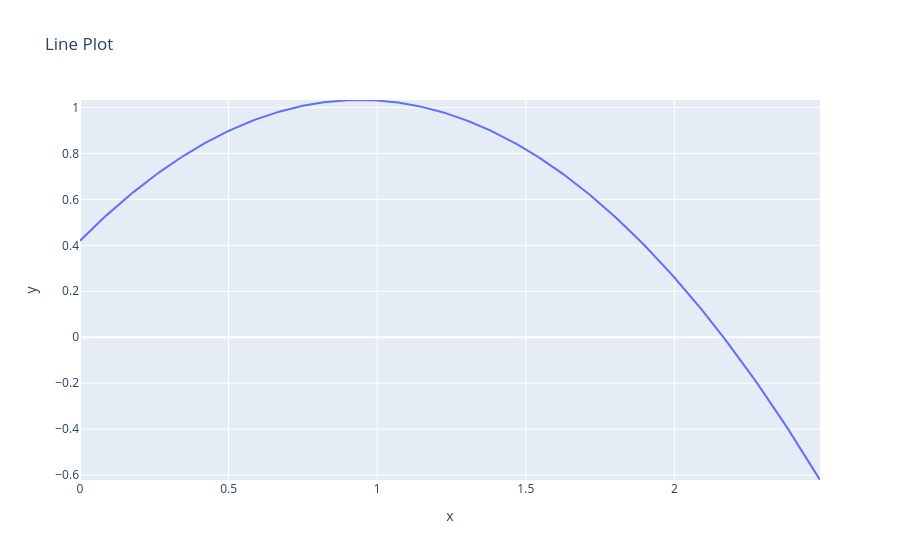

Notebook source saved alongside this figure:
### Code cell
import numpy as np
import plotly.express as px


# Change this code into the correct Line Plot
xs = np.arange(0,2.5, 0.01)

ys = -0.69 * xs**2 + 1.3 * xs + 0.42

fig = px.line(x=xs, y=ys, title="Line Plot")
fig.update_layout(xaxis_range=[xs.min(),xs.max()], yaxis_range=[ys.min(),ys.max()])
fig.show()

### Figure 1 — Plotly figure (JSON) as saved in the notebook; plotly's stock layout.template omitted (floating-point values rounded to 4 significant figures; data arrays with more than 128 entries replaced by an {"elided": "..."} marker saying what was removed)
{"data": [{"hovertemplate": "x=%{x}<br>y=%{y}<extra></extra>", "legendgroup": "", "line": {"color": "#636efa", "dash": "solid"}, "marker": {"symbol": "circle"}, "mode": "lines", "name": "", "orientation": "v", "showlegend": false, "type": "scatter", "x": {"elided": "250 float values"}, "xaxis": "x", "y": {"elided": "250 float values"}, "yaxis": "y"}], "layout": {"legend": {"tracegroupgap": 0}, "title": {"text": "Line Plot"}, "xaxis": {"anchor": "y", "domain": [0, 1], "range": [0, 2.49], "title": {"text": "x"}}, "yaxis": {"anchor": "x", "domain": [0, 1], "range": [-0.6211, 1.032], "title": {"text": "y"}}}}
